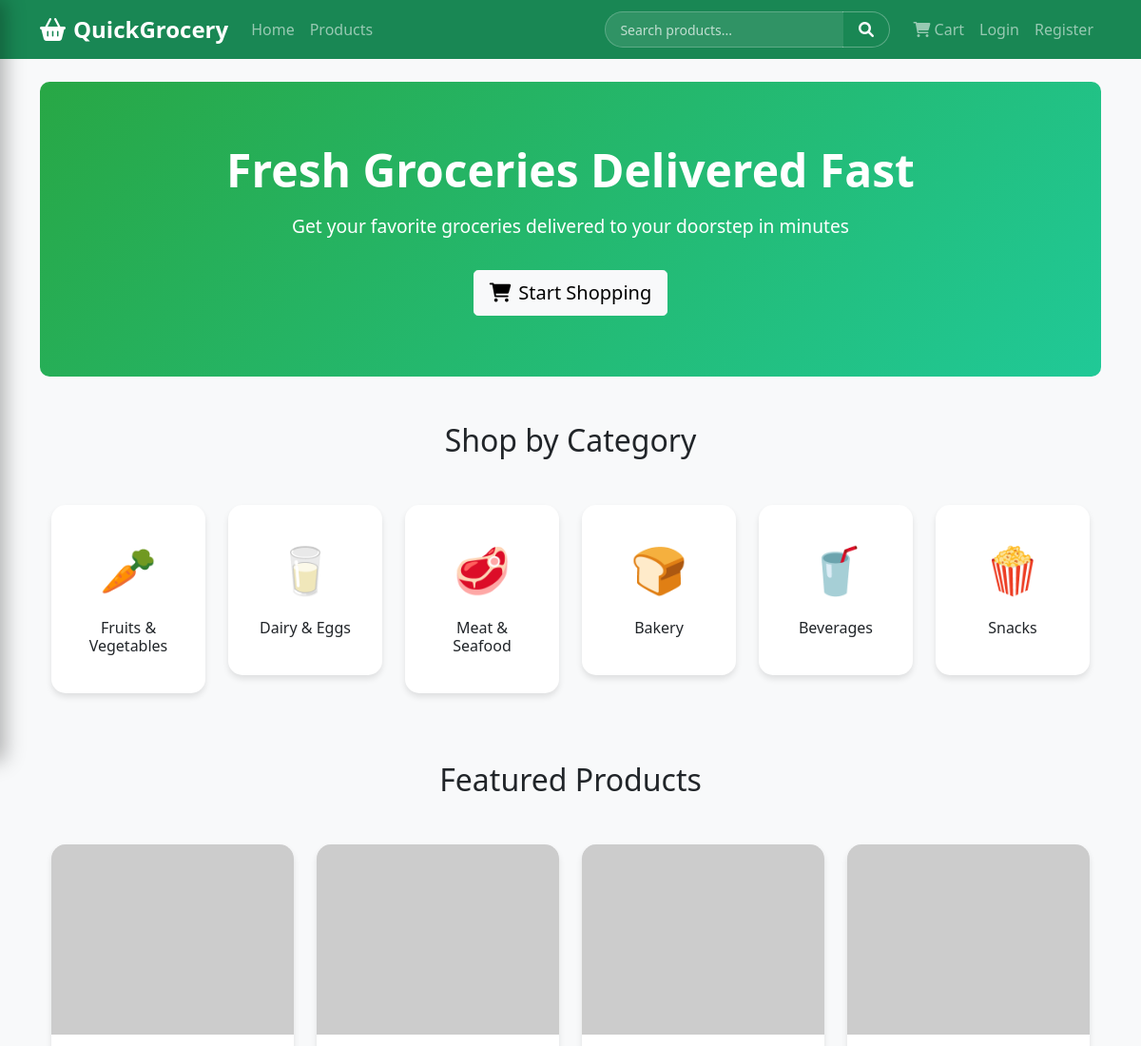
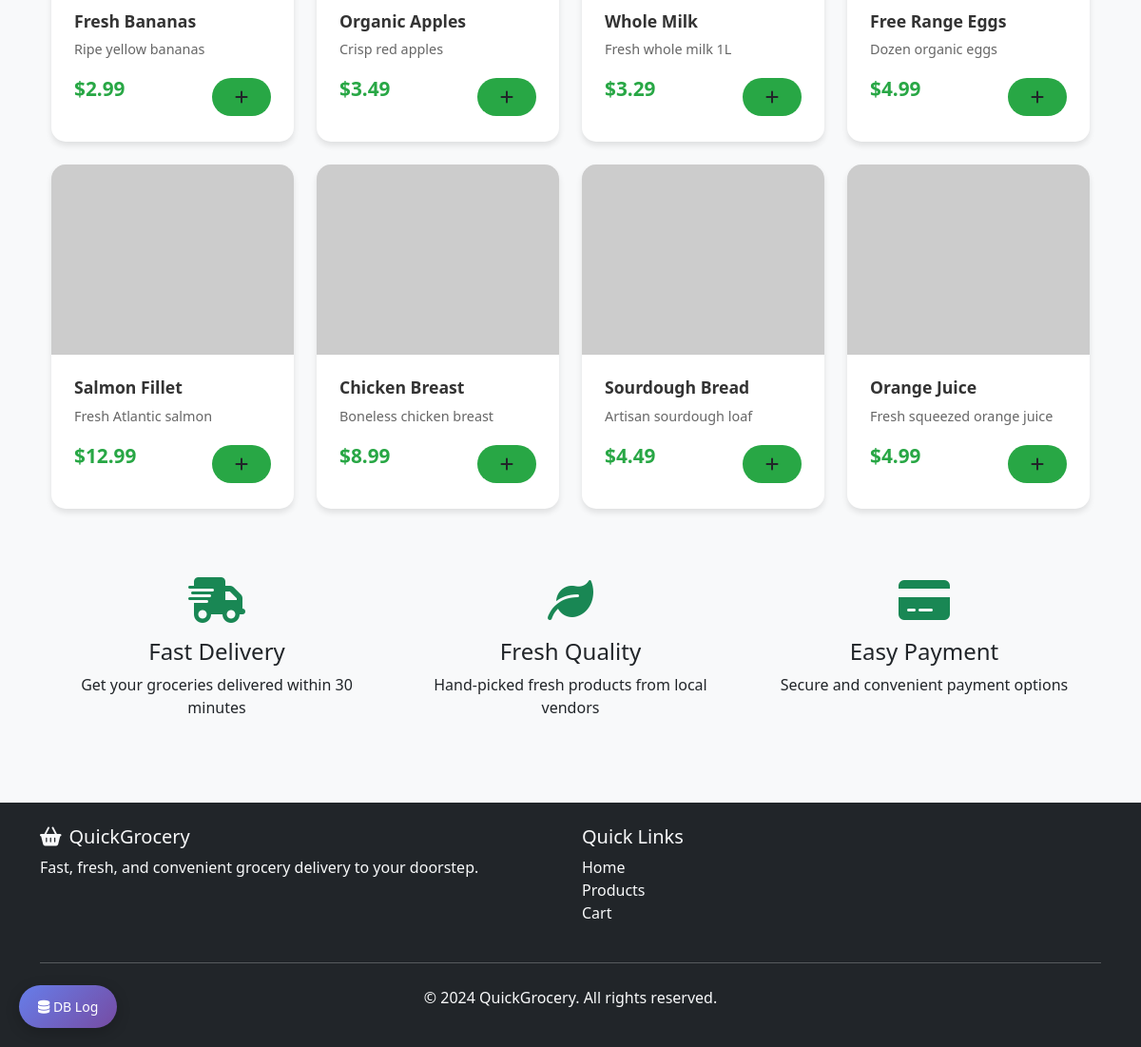
The page / on the database its author committed (2 pictures, top to bottom).
### app.py (models this page shows)
class Category(db.Model):
    id = db.Column(db.Integer, primary_key=True)
    name = db.Column(db.String(100), unique=True, nullable=False)
    icon = db.Column(db.String(50))
    products = db.relationship('Product', backref='category', lazy=True)

class Product(db.Model):
    id = db.Column(db.Integer, primary_key=True)
    name = db.Column(db.String(200), nullable=False)
    description = db.Column(db.Text)
    price = db.Column(db.Float, nullable=False)
    image_url = db.Column(db.String(200))
    stock = db.Column(db.Integer, default=0)
    category_id = db.Column(db.Integer, db.ForeignKey('category.id'))
    is_available = db.Column(db.Boolean, default=True)
    created_at = db.Column(db.DateTime, default=datetime.utcnow)

### app.py (the view)
@app.route('/')
def index():
    categories = Category.query.all()
    featured_products = Product.query.filter_by(is_available=True).limit(8).all()
    return render_template('index.html', categories=categories, featured_products=featured_products)

### templates/index.html (shortened to what this page needs)
{% extends "base.html" %}
{% block content %}
<div class="hero-section">
    <div class="container text-center">
        <h1>Fresh Groceries Delivered Fast</h1>
        <p>Get your favorite groceries delivered to your doorstep in minutes</p>
        <a href="{{ url_for('products') }}" class="btn btn-light btn-lg">
            <i class="fas fa-shopping-cart me-2"></i>Start Shopping
        </a>
    </div>
</div>
<div class="container">
    <h2 class="text-center mb-5">Shop by Category</h2>
    <div class="row">
        {% for category in categories %}
        <div class="col-md-4 col-lg-2 mb-4">
            <a href="{{ url_for('products', category=category.id) }}" class="category-card d-block">
                <div class="category-icon">{{ category.icon }}</div>
                <h6>{{ category.name }}</h6>
            </a>
        </div>
        {% endfor %}
    </div>
</div>
<div class="container mt-5">
    <h2 class="text-center mb-5">Featured Products</h2>
    <div class="row">
        {% for product in featured_products %}
        <div class="col-md-6 col-lg-3 mb-4">
            <div class="product-card">
                <img src="{{ product.image_url }}" alt="{{ product.name }}" class="product-image">
                <div class="product-info">
                    <h5 class="product-title">{{ product.name }}</h5>
                    <p class="product-description">{{ product.description }}</p>
                    <div class="d-flex justify-content-between align-items-center">
                        <span class="product-price">${{ "%.2f"|format(product.price) }}</span>
                        <form method="POST" action="{{ url_for('add_to_cart', product_id=product.id) }}" class="d-inline">
                            <button type="submit" class="btn btn-add-to-cart">
                                <i class="fas fa-plus"></i>
                            </button>
                        </form>
                    </div>
                </div>
            </div>
        </div>
        {% endfor %}
    </div>
</div>
<div class="container mt-5">
    <div class="row">
        <div class="col-md-4 text-center mb-4">
            <div class="feature-card">
                <i class="fas fa-shipping-fast fa-3x text-success mb-3"></i>
                <h4>Fast Delivery</h4>
                <p>Get your groceries delivered within 30 minutes</p>
            </div>
        </div>
        <div class="col-md-4 text-center mb-4">
            <div class="feature-card">
                <i class="fas fa-leaf fa-3x text-success mb-3"></i>
                <h4>Fresh Quality</h4>
                <p>Hand-picked fresh products from local vendors</p>
            </div>
        </div>
        <div class="col-md-4 text-center mb-4">
            <div class="feature-card">
                <i class="fas fa-credit-card fa-3x text-success mb-3"></i>
                <h4>Easy Payment</h4>
                <p>Secure and convenient payment options</p>
            </div>
        </div>
    </div>
</div>
{% endblock %}

### templates/base.html (shortened to what this page needs)
<!DOCTYPE html>
<html lang="en">
<head>
    <link href="https://cdn.jsdelivr.net/npm/bootstrap@5.1.3/dist/css/bootstrap.min.css" rel="stylesheet">
    <link href="https://cdnjs.cloudflare.com/ajax/libs/font-awesome/6.0.0/css/all.min.css" rel="stylesheet">
    <link href="{{ url_for('static', filename='css/style.css') }}" rel="stylesheet">
</head>
<body>
    <nav class="navbar navbar-expand-lg navbar-dark bg-success">
        <div class="container">
            <a class="navbar-brand fw-bold" href="{{ url_for('index') }}">
                <i class="fas fa-shopping-basket me-2"></i>QuickGrocery
            </a>
            <div class="collapse navbar-collapse" id="navbarNav">
                <ul class="navbar-nav me-auto">
                    <li class="nav-item">
                        <a class="nav-link" href="{{ url_for('index') }}">Home</a>
                    </li>
                    <li class="nav-item">
                        <a class="nav-link" href="{{ url_for('products') }}">Products</a>
                    </li>
                </ul>
                <form class="d-flex me-3" method="GET" action="{{ url_for('products') }}">
                    <div class="input-group">
                        <input class="form-control" type="search" placeholder="Search products..." name="search" value="{{ request.args.get('search', '') }}">
                        <button class="btn btn-outline-light" type="submit">
                            <i class="fas fa-search"></i>
                        </button>
                    </div>
                </form>
                <ul class="navbar-nav">
                    <li class="nav-item">
                        <a class="nav-link position-relative" href="{{ url_for('cart') }}">
                            <i class="fas fa-shopping-cart"></i>
                            Cart
                        </a>
                    </li>
                    {% if session.user_id %}
                        <li class="nav-item dropdown">
                            <a class="nav-link dropdown-toggle" href="#" id="navbarDropdown" role="button" data-bs-toggle="dropdown">
                                <i class="fas fa-user"></i>
                                {{ session.user_name }}
                            </a>
                            <ul class="dropdown-menu">
                                <li><a class="dropdown-item" href="{{ url_for('orders') }}">My Orders</a></li>
                                <li><hr class="dropdown-divider"></li>
                                <li><a class="dropdown-item" href="{{ url_for('logout') }}">Logout</a></li>
                            </ul>
                        </li>
                    {% else %}
                        <li class="nav-item">
                            <a class="nav-link" href="{{ url_for('login') }}">Login</a>
                        </li>
                        <li class="nav-item">
                            <a class="nav-link" href="{{ url_for('register') }}">Register</a>
                        </li>
                    {% endif %}
                </ul>
            </div>
        </div>
    </nav>
    <main class="container mt-4">
        {% block content %}{% endblock %}
    </main>
    <footer class="bg-dark text-light py-4 mt-5">
        <div class="container">
            <div class="row">
                <div class="col-md-6">
                    <h5><i class="fas fa-shopping-basket me-2"></i>QuickGrocery</h5>
                    <p>Fast, fresh, and convenient grocery delivery to your doorstep.</p>
                </div>
                <div class="col-md-6">
                    <h5>Quick Links</h5>
                    <ul class="list-unstyled">
                        <li><a href="{{ url_for('index') }}" class="text-light text-decoration-none">Home</a></li>
                        <li><a href="{{ url_for('products') }}" class="text-light text-decoration-none">Products</a></li>
                        <li><a href="{{ url_for('cart') }}" class="text-light text-decoration-none">Cart</a></li>
                    </ul>
                </div>
            </div>
            <hr class="my-4">
            <div class="text-center">
                <p>&copy; 2024 QuickGrocery. All rights reserved.</p>
            </div>
        </div>
    </footer>
</body>
</html>

### static/css/style.css (style rules this page uses)
body { font-family: 'Segoe UI', Tahoma, Geneva, Verdana, sans-serif; background-color: #f8f9fa; }
.navbar-brand { font-size: 1.5rem; }
.navbar .input-group { width: 300px; height: 38px; }
.navbar .input-group .form-control { height: 38px; border: 1px solid rgba(255, 255, 255, 0.3); background-color: rgba(255, 255, 255, 0.1); color: white; border-radius: 20px 0 0 20px; border-right: none; padding-left: 15px; font-size: 14px; }
.navbar .input-group .form-control::placeholder { color: rgba(255, 255, 255, 0.7); }
.navbar .input-group .btn-outline-light { height: 38px; border: 1px solid rgba(255, 255, 255, 0.3); border-left: none; border-radius: 0 20px 20px 0; padding: 0 15px; display: flex; align-items: center; justify-content: center; min-width: 50px; }
.hero-section { background: linear-gradient(135deg, #28a745 0%, #20c997 100%); color: white; padding: 4rem 0; margin-bottom: 3rem; border-radius: 10px; }
.hero-section h1 { font-size: 3rem; font-weight: 700; margin-bottom: 1rem; }
.hero-section p { font-size: 1.2rem; margin-bottom: 2rem; }
.category-card { background: white; border-radius: 15px; padding: 2rem; text-align: center; box-shadow: 0 4px 6px rgba(0, 0, 0, 0.1); transition: all 0.3s ease; border: none; text-decoration: none; color: inherit; }
.category-icon { font-size: 3rem; margin-bottom: 1rem; }
.product-card { background: white; border-radius: 15px; overflow: hidden; box-shadow: 0 4px 6px rgba(0, 0, 0, 0.1); transition: all 0.3s ease; border: none; height: 100%; }
.product-image { width: 100%; height: 200px; object-fit: cover; background-color: #f8f9fa; background-image: linear-gradient(45deg, #e9ecef 25%, transparent 25%), linear-gradient(-45deg, #e9ecef 25%, transparent 25%), linear-gradient(45deg, transparent 75%, #e9ecef 75%), linear-gradient(-45deg, transparent 75%, #e9ecef 75%); background-size: 20px 20px; background-position: 0 0, 0 10px, 10px -10px, -10px 0px; display: flex; align-items: center; justify-content: center; color: #6c757d; font-size: 14px; text-align: center; position: relative; }
.product-image::before { content: ''; position: absolute; top: 0; left: 0; right: 0; bottom: 0; background: transparent; z-index: 1; }
.product-image:after { content: '📦'; position: absolute; top: 50%; left: 50%; transform: translate(-50%, -50%); font-size: 2rem; z-index: 2; opacity: 0; transition: opacity 0.3s ease; }
.product-image[src=""], .product-image[src*="placeholder"] { background-image: linear-gradient(45deg, #e9ecef 25%, transparent 25%), linear-gradient(-45deg, #e9ecef 25%, transparent 25%), linear-gradient(45deg, transparent 75%, #e9ecef 75%), linear-gradient(-45deg, transparent 75%, #e9ecef 75%); }
.product-image[src=""]:after, .product-image[src*="placeholder"]:after { opacity: 1; }
.product-info { padding: 1.5rem; }
.product-title { font-size: 1.1rem; font-weight: 600; margin-bottom: 0.5rem; color: #333; }
.product-description { color: #666; font-size: 0.9rem; margin-bottom: 1rem; }
.product-price { font-size: 1.3rem; font-weight: 700; color: #28a745; margin-bottom: 1rem; }
.btn-add-to-cart { background: #28a745; border: none; border-radius: 25px; padding: 0.5rem 1.5rem; font-weight: 600; transition: all 0.3s ease; }
.form-control { border-radius: 8px; border: 1px solid #ddd; padding: 0.75rem; margin-bottom: 1rem; }

### rows shown on the page
Category: icon "🥕", name "Fruits & Vegetables"
Category: icon "🥛", name "Dairy & Eggs"
Category: icon "🥩", name "Meat & Seafood"
Category: icon "🍞", name "Bakery"
Category: icon "🥤", name "Beverages"
Category: icon "🍿", name "Snacks"
Product: name "Fresh Bananas", description "Ripe yellow bananas", price "2.99"
Product: name "Organic Apples", description "Crisp red apples", price "3.49"
Product: name "Whole Milk", description "Fresh whole milk 1L", price "3.29"
Product: name "Free Range Eggs", description "Dozen organic eggs", price "4.99"
Product: name "Salmon Fillet", description "Fresh Atlantic salmon", price "12.99"
Product: name "Chicken Breast", description "Boneless chicken breast", price "8.99"
Product: name "Sourdough Bread", description "Artisan sourdough loaf", price "4.49"
Product: name "Orange Juice", description "Fresh squeezed orange juice", price "4.99"
